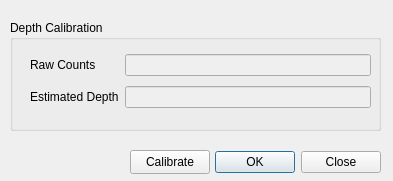
<?xml version="1.0" encoding="UTF-8"?>
<ui version="4.0">
 <class>Form</class>
 <widget class="QWidget" name="Form">
  <property name="geometry">
   <rect>
    <x>0</x>
    <y>0</y>
    <width>393</width>
    <height>181</height>
   </rect>
  </property>
  <property name="windowTitle">
   <string>Form</string>
  </property>
  <widget class="QGroupBox" name="groupBox">
   <property name="geometry">
    <rect>
     <x>10</x>
     <y>20</y>
     <width>371</width>
     <height>111</height>
    </rect>
   </property>
   <property name="title">
    <string>Depth Calibration</string>
   </property>
   <widget class="QWidget" name="layoutWidget">
    <property name="geometry">
     <rect>
      <x>20</x>
      <y>30</y>
      <width>341</width>
      <height>62</height>
     </rect>
    </property>
    <layout class="QGridLayout" name="gridLayout">
     <item row="0" column="0">
      <widget class="QLabel" name="l_RawCounts">
       <property name="text">
        <string>Raw Counts</string>
       </property>
      </widget>
     </item>
     <item row="0" column="1">
      <widget class="QLineEdit" name="le_RawCounts">
       <property name="enabled">
        <bool>false</bool>
       </property>
      </widget>
     </item>
     <item row="1" column="0">
      <widget class="QLabel" name="l_EstDepth">
       <property name="text">
        <string>Estimated Depth</string>
       </property>
      </widget>
     </item>
     <item row="1" column="1">
      <widget class="QLineEdit" name="le_EstDepth">
       <property name="enabled">
        <bool>false</bool>
       </property>
      </widget>
     </item>
    </layout>
   </widget>
  </widget>
  <widget class="QDialogButtonBox" name="buttonBox">
   <property name="geometry">
    <rect>
     <x>210</x>
     <y>150</y>
     <width>171</width>
     <height>24</height>
    </rect>
   </property>
   <property name="standardButtons">
    <set>QDialogButtonBox::Close|QDialogButtonBox::Ok</set>
   </property>
  </widget>
  <widget class="QPushButton" name="calibrate">
   <property name="geometry">
    <rect>
     <x>130</x>
     <y>150</y>
     <width>80</width>
     <height>24</height>
    </rect>
   </property>
   <property name="text">
    <string>Calibrate</string>
   </property>
  </widget>
 </widget>
 <resources/>
 <connections/>
</ui>
